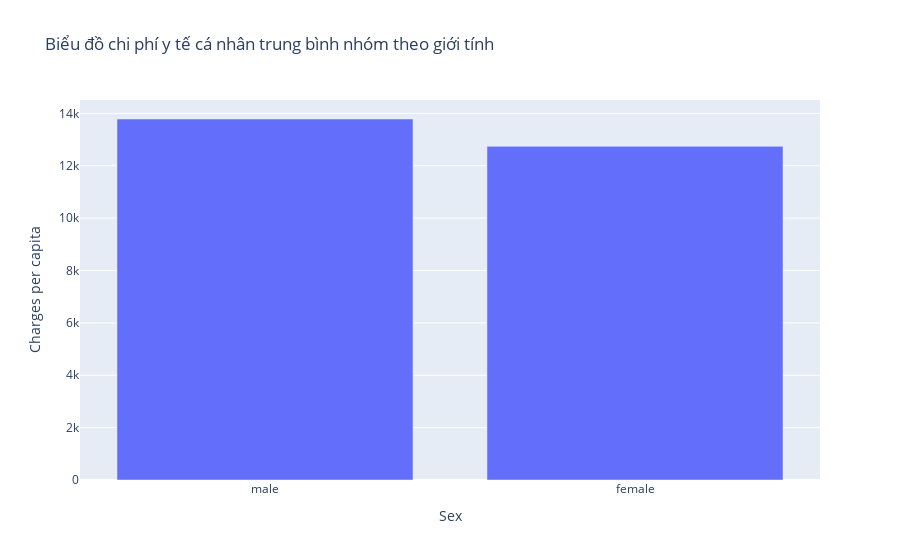

This figure's notebook cell:
### Markdown cell above
#### Sex

### Code cell
df_temp = train_df.groupby(train_df['sex'])['charges'].agg(['mean']).sort_values(by=['mean'], ascending=False)
#print(df_temp)
fig = px.bar(df_temp, x=df_temp.index, y='mean', labels={'mean': 'Charges per capita', 'x': 'Sex'}, 
             title='Biểu đồ chi phí y tế cá nhân trung bình nhóm theo giới tính')
fig.show()

### Figure 1 — Plotly figure (JSON) as saved in the notebook; plotly's stock layout.template omitted (floating-point values rounded to 4 significant figures)
{"data": [{"alignmentgroup": "True", "hovertemplate": "Sex=%{x}<br>Charges per capita=%{y}<extra></extra>", "legendgroup": "", "marker": {"color": "#636efa"}, "name": "", "offsetgroup": "", "orientation": "v", "showlegend": false, "textposition": "auto", "type": "bar", "x": ["male", "female"], "xaxis": "x", "y": [13790.0, 12740.0], "yaxis": "y"}], "layout": {"barmode": "relative", "legend": {"tracegroupgap": 0}, "title": {"text": "Biểu đồ chi phí y tế cá nhân trung bình nhóm theo giới tính"}, "xaxis": {"anchor": "y", "domain": [0, 1], "title": {"text": "Sex"}}, "yaxis": {"anchor": "x", "domain": [0, 1], "title": {"text": "Charges per capita"}}}}
